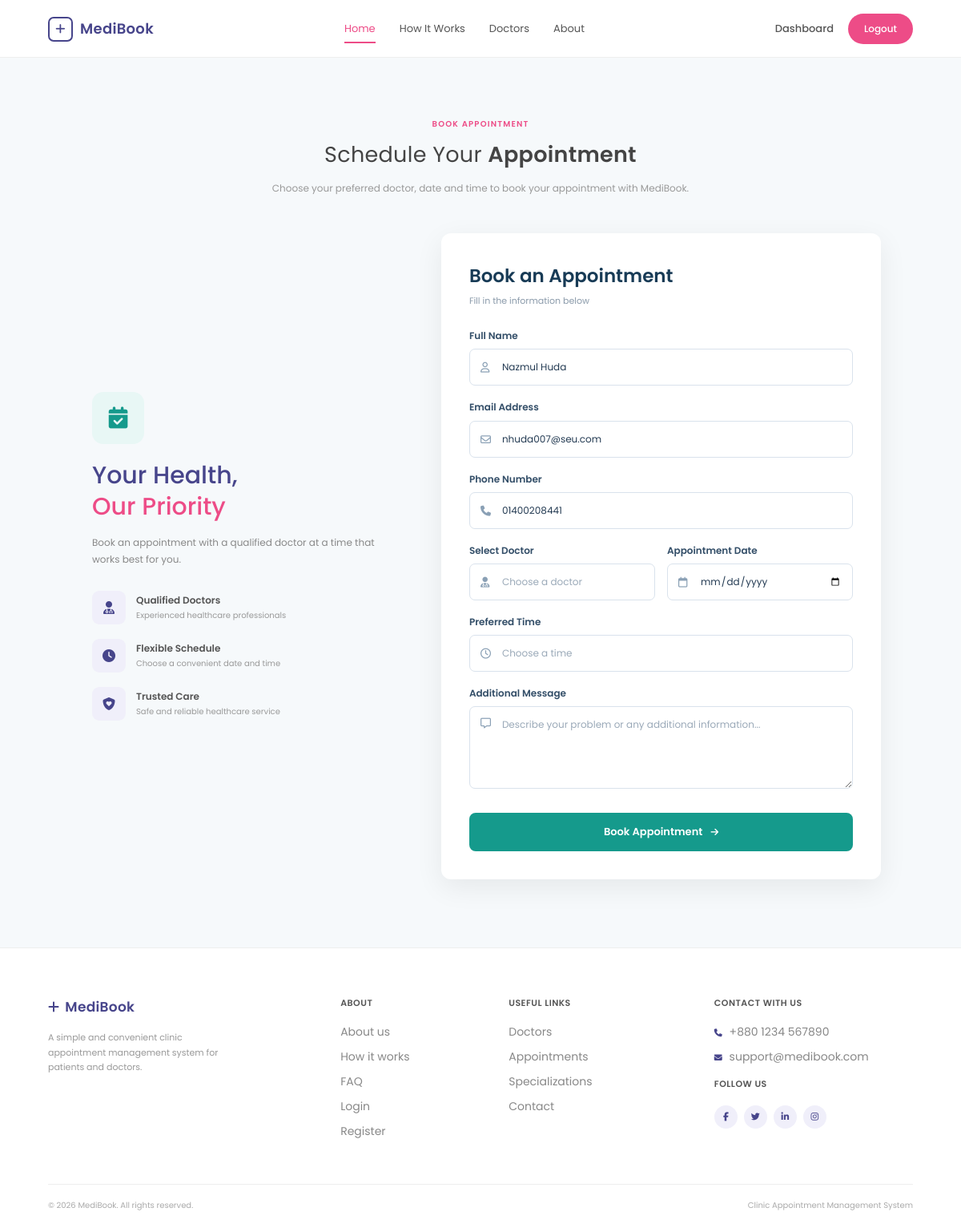
Page /appointment.php (signed in) on the committed database.
### tables this page shows
CREATE TABLE `patients` (
  `id` int(11) NOT NULL,
  `name` varchar(100) NOT NULL,
  `email` varchar(100) NOT NULL,
  `phone` varchar(20) NOT NULL,
  `password` varchar(255) NOT NULL,
  `created_at` timestamp NOT NULL DEFAULT current_timestamp()
);

### appointment.php (the view, shortened to what this page needs)
<?php
require_once __DIR__ . '/includes/db.php';
$patient_id = $_SESSION["patient_id"];
$stmt = $conn->prepare(
    "SELECT id, name, email, phone
     FROM patients
     WHERE id = ?"
);
$stmt->bind_param("i", $patient_id);
$stmt->execute();
$result = $stmt->get_result();
$patient = $result->fetch_assoc();
?>
<!DOCTYPE html>
<html lang="en">
<?php include 'includes/head.php'; ?>
<link rel="stylesheet" href="<?= BASE_URL ?>style/appointment.css">
<body>
<?php include 'includes/header.php'; ?>
<section class="appointment-page">
    <div class="container">
        <div class="appointment-heading">
            <div class="section-label">
                BOOK APPOINTMENT
            </div>
            <h1 class="section-title">
                Schedule Your <strong>Appointment</strong>
            </h1>
            <p class="section-description">
                Choose your preferred doctor, date and time to book your
                appointment with MediBook.
            </p>
        </div>
        <div class="appointment-layout">
            <div class="appointment-info">
                <div class="appointment-info-icon">
                    <i class="fa-solid fa-calendar-check"></i>
                </div>
                <h2>
                    Your Health,<br>
                    <span>Our Priority</span>
                </h2>
                <p>
                    Book an appointment with a qualified doctor at a time
                    that works best for you.
                </p>
                <div class="appointment-features">
                    <div class="appointment-feature">
                        <i class="fa-solid fa-user-doctor"></i>
                        <div>
                            <strong>
                                Qualified Doctors
                            </strong>
                            <span>
                                Experienced healthcare professionals
                            </span>
                        </div>
                    </div>
                    <div class="appointment-feature">
                        <i class="fa-solid fa-clock"></i>
                        <div>
                            <strong>
                                Flexible Schedule
                            </strong>
                            <span>
                                Choose a convenient date and time
                            </span>
                        </div>
                    </div>
                    <div class="appointment-feature">
                        <i class="fa-solid fa-shield-heart"></i>
                        <div>
                            <strong>
                                Trusted Care
                            </strong>
                            <span>
                                Safe and reliable healthcare service
                            </span>
                        </div>
                    </div>
                </div>
            </div>
            <div class="appointment-card">
                <h2>
                    Book an Appointment
                </h2>
                <p class="appointment-card-subtitle">
                    Fill in the information below
                </p>
                <form action="" method="POST">
                    <div class="input-group">
                        <label for="name">
                            Full Name
                        </label>
                        <div class="input-box">
                            <i class="fa-regular fa-user"></i>
                            <input
                                type="text"
                                id="name"
                                value="<?php echo htmlspecialchars($patient["name"]); ?>"
                                readonly
                            >
                        </div>
                    </div>
                    <div class="input-group">
                        <label for="email">
                            Email Address
                        </label>
                        <div class="input-box">
                            <i class="fa-regular fa-envelope"></i>
                            <input
                                type="email"
                                id="email"
                                value="<?php echo htmlspecialchars($patient["email"]); ?>"
                                readonly
                            >
                        </div>
                    </div>
                    <div class="input-group">
                        <label for="phone">
                            Phone Number
                        </label>
                        <div class="input-box">
                            <i class="fa-solid fa-phone"></i>
                            <input
                                type="tel"
                                id="phone"
                                value="<?php echo htmlspecialchars($patient["phone"]); ?>"
                                readonly
                            >
                        </div>
                    </div>
                    <div class="input-row">
                        <div class="input-group">
                            <label for="doctor">
                                Select Doctor
                            </label>
                            <div class="input-box">
                                <i class="fa-solid fa-user-doctor"></i>
                                <select
                                    id="doctor"
                                    name="doctor"
                                    required
                                >
                                    <option value="">
                                        Choose a doctor
                                    </option>
                                </select>
                            </div>
                        </div>
                        <div class="input-group">
                            <label for="date">
                                Appointment Date
                            </label>
                            <div class="input-box">
                                <i class="fa-regular fa-calendar"></i>
                                <input
                                    type="date"
                                    id="date"
                                    name="date"
                                    min="<?php echo date('Y-m-d'); ?>"
                                    value="<?php echo htmlspecialchars($_POST["date"] ?? ""); ?>"
                                    required
                                >
                            </div>
                        </div>
                    </div>
                    <div class="input-group">
                        <label for="time">
                            Preferred Time
                        </label>
                        <div class="input-box">
                            <i class="fa-regular fa-clock"></i>
                            <select
                                id="time"
                                name="time"
                                required
                            >
                                <option value="">
                                    Choose a time
                                </option>
                            </select>
                        </div>
                    </div>
                    <div class="input-group">
                        <label for="message">
                            Additional Message
                        </label>
                        <div class="textarea-box">
                            <i class="fa-regular fa-message"></i>
                            <textarea
                                id="message"
                                name="message"
                                rows="4"
                                placeholder="Describe your problem or any additional information..."
                            ><?php echo htmlspecialchars($_POST["message"] ?? ""); ?></textarea>
                        </div>
                    </div>
                    <button
                        type="submit"
                        class="appointment-submit-btn"
                    >
                        Book Appointment
                        <i class="fa-solid fa-arrow-right"></i>
                    </button>
                </form>
            </div>
        </div>
    </div>
</section>
<?php include 'includes/footer.php'; ?>
</body>
</html>

### style/style.css (style rules this page uses)
* { margin: 0; padding: 0; box-sizing: border-box; }
html { scroll-behavior: smooth; }
body { font-family: "Poppins", Arial, sans-serif; color: #555; background: #fff; line-height: 1.6; }
.container { width: 90%; max-width: 1100px; margin: auto; }
.section-label { margin-bottom: 8px; color: #ed4c87; font-size: 10px; font-weight: 600; letter-spacing: 1.2px; text-align: center; }
.section-title { color: #444; font-size: 27px; font-weight: 400; text-align: center; letter-spacing: .3px; }
.section-title strong { font-weight: 600; }
.section-description { max-width: 650px; margin: 10px auto 40px; color: #999; font-size: 12px; line-height: 1.8; text-align: center; }
.input-group { margin-bottom: 18px; }
.input-group label { display: block; margin-bottom: 7px; color: #334e68; font-size: 14px; font-weight: 600; }
.input-box { position: relative; width: 100%; }
.input-box i { position: absolute; left: 15px; top: 50%; transform: translateY(-50%); color: #8aa0b5; font-size: 15px; }
.input-box input { width: 100%; height: 48px; padding: 0 15px 0 43px; border: 1px solid #d9e2ec; border-radius: 8px; outline: none; background: #ffffff; color: #243b53; font-size: 14px; transition: 0.2s ease; box-sizing: border-box; }
.input-box input::placeholder { color: #9aa9b8; }
.input-row { display: grid; grid-template-columns: 1fr 1fr; gap: 15px; }

### rows in the picture
patients: name "Nazmul Huda", email "nhuda007@seu.com", phone "01400208441"
